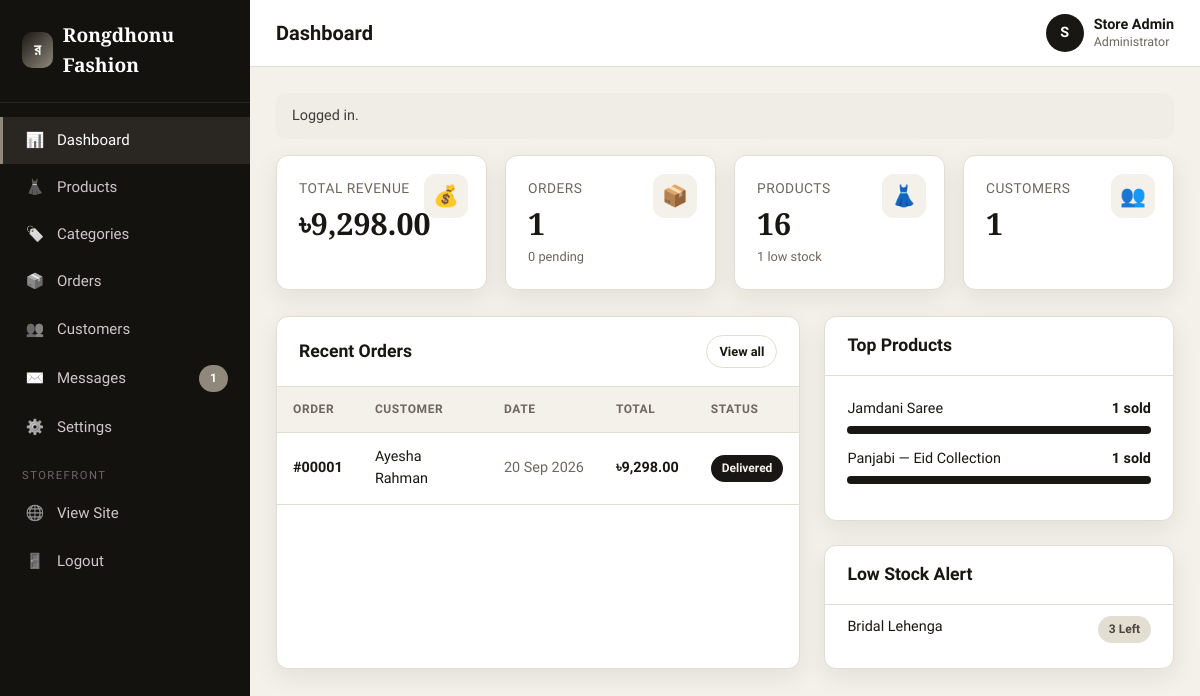
The page /admin/index.php (signed in) on the database its author committed.
### tables this page shows
CREATE TABLE orders (
  id INT AUTO_INCREMENT PRIMARY KEY,
  customer_id INT DEFAULT NULL,
  name VARCHAR(120) NOT NULL,
  email VARCHAR(160) NOT NULL,
  phone VARCHAR(30) NOT NULL,
  address VARCHAR(255) NOT NULL,
  city VARCHAR(80) NOT NULL,
  payment_method VARCHAR(40) NOT NULL DEFAULT 'cash_on_delivery',
  subtotal DECIMAL(10,2) NOT NULL DEFAULT 0,
  shipping DECIMAL(10,2) NOT NULL DEFAULT 0,
  total DECIMAL(10,2) NOT NULL DEFAULT 0,
  status ENUM('pending','processing','shipped','delivered','cancelled') NOT NULL DEFAULT 'pending',
  note TEXT,
  created_at TIMESTAMP DEFAULT CURRENT_TIMESTAMP,
  CONSTRAINT fk_orders_customer FOREIGN KEY (customer_id)
    REFERENCES customers (id) ON DELETE SET NULL
);

CREATE TABLE products (
  id INT AUTO_INCREMENT PRIMARY KEY,
  category_id INT DEFAULT NULL,
  name VARCHAR(180) NOT NULL,
  slug VARCHAR(200) NOT NULL UNIQUE,
  description TEXT,
  price DECIMAL(10,2) NOT NULL DEFAULT 0,
  sale_price DECIMAL(10,2) DEFAULT NULL,
  stock INT NOT NULL DEFAULT 0,
  image VARCHAR(255) DEFAULT NULL,
  featured TINYINT(1) NOT NULL DEFAULT 0,
  created_at TIMESTAMP DEFAULT CURRENT_TIMESTAMP,
  CONSTRAINT fk_products_category FOREIGN KEY (category_id)
    REFERENCES categories (id) ON DELETE SET NULL
);

### config/db.php (called while the page is built, shortened)
<?php
function db(): PDO
{
    static $pdo = null;
    if ($pdo instanceof PDO) {
        return $pdo;
    }
    $dsn = sprintf('mysql:host=%s;dbname=%s;charset=%s', DB_HOST, DB_NAME, DB_CHARSET);
    $options = [
        PDO::ATTR_ERRMODE            => PDO::ERRMODE_EXCEPTION,
        PDO::ATTR_DEFAULT_FETCH_MODE => PDO::FETCH_ASSOC,
        PDO::ATTR_EMULATE_PREPARES   => false,
    ];
    try {
        $pdo = new PDO($dsn, DB_USER, DB_PASS, $options);
    } catch (PDOException $e) {
        http_response_code(500);
        exit('Database connection failed: ' . htmlspecialchars($e->getMessage())
            . ' — Make sure MySQL is running and you imported database/schema.sql.');
    }
    return $pdo;
}

### admin/index.php (the view, shortened to what this page needs)
<?php
$activeKey = 'dashboard';
$adminTitle = 'Dashboard';
require_once __DIR__ . '/includes/header.php';
$pdo = db();
$totalRevenue = (float)$pdo->query("SELECT COALESCE(SUM(total),0) FROM orders WHERE status<>'cancelled'")->fetchColumn();
$orderCount   = (int)$pdo->query("SELECT COUNT(*) FROM orders")->fetchColumn();
$pendingCount = (int)$pdo->query("SELECT COUNT(*) FROM orders WHERE status='pending'")->fetchColumn();
$productCount = (int)$pdo->query("SELECT COUNT(*) FROM products")->fetchColumn();
$customerCount= (int)$pdo->query("SELECT COUNT(*) FROM customers")->fetchColumn();
$lowStock     = $pdo->query("SELECT COUNT(*) FROM products WHERE stock<=5")->fetchColumn();
$recentOrders = $pdo->query('SELECT * FROM orders ORDER BY created_at DESC LIMIT 6')->fetchAll();
$topProducts = $pdo->query(
  'SELECT product_name, SUM(quantity) AS sold, SUM(price*quantity) AS revenue
   FROM order_items GROUP BY product_id, product_name ORDER BY sold DESC LIMIT 5')->fetchAll();
$maxSold = $topProducts ? (int)$topProducts[0]['sold'] : 1;
$lowItems = $pdo->query('SELECT * FROM products WHERE stock<=5 ORDER BY stock ASC LIMIT 5')->fetchAll();
?>
<div class="stats">
  <div class="stat"><div class="ic">💰</div><div class="label">Total Revenue</div><div class="num"><?= price($totalRevenue) ?></div></div>
  <div class="stat"><div class="ic">📦</div><div class="label">Orders</div><div class="num"><?= $orderCount ?></div><div class="muted" style="font-size:.8rem"><?= $pendingCount ?> pending</div></div>
  <div class="stat"><div class="ic">👗</div><div class="label">Products</div><div class="num"><?= $productCount ?></div><div class="muted" style="font-size:.8rem"><?= (int)$lowStock ?> low stock</div></div>
  <div class="stat"><div class="ic">👥</div><div class="label">Customers</div><div class="num"><?= $customerCount ?></div></div>
</div>
<div class="dash-grid">
  <div class="panel">
    <div class="panel-head"><h2>Recent Orders</h2><a class="btn btn-ghost btn-sm" href="<?= BASE_URL ?>/admin/orders.php">View all</a></div>
    <div style="overflow-x:auto">
    <table class="data">
      <thead><tr><th>Order</th><th>Customer</th><th>Date</th><th>Total</th><th>Status</th></tr></thead>
      <tbody>
      <?php foreach ($recentOrders as $o): ?>
        <tr>
          <td data-label="Order"><a href="<?= BASE_URL ?>/admin/order-view.php?id=<?= (int)$o['id'] ?>" style="color:var(--crimson);font-weight:600">#<?= str_pad((string)$o['id'],5,'0',STR_PAD_LEFT) ?></a></td>
          <td data-label="Customer"><?= e($o['name']) ?></td>
          <td data-label="Date" class="nowrap muted"><?= e(date('d M Y', strtotime($o['created_at']))) ?></td>
          <td data-label="Total"><strong><?= price($o['total']) ?></strong></td>
          <td data-label="Status"><span class="pill pill-<?= e($o['status']) ?>"><?= e($o['status']) ?></span></td>
        </tr>
      <?php endforeach; ?>
      </tbody>
    </table>
    </div>
  </div>
  <div>
    <div class="panel">
      <div class="panel-head"><h2>Top Products</h2></div>
      <div class="panel-body">
        <?php if (empty($topProducts)): ?><p class="muted">No sales data yet.</p><?php else: foreach ($topProducts as $tp): ?>
          <div style="margin-bottom:14px">
            <div style="display:flex;justify-content:space-between;font-size:.9rem"><span><?= e($tp['product_name']) ?></span><strong><?= (int)$tp['sold'] ?> sold</strong></div>
            <div class="bar"><span style="width:<?= max(6,(int)$tp['sold']/$maxSold*100) ?>%"></span></div>
          </div>
        <?php endforeach; endif; ?>
      </div>
    </div>
    <div class="panel">
      <div class="panel-head"><h2>Low Stock Alert</h2></div>
      <ul class="mini-list" style="padding:0 22px 14px">
        <?php if (empty($lowItems)): ?><li class="muted">All products are well stocked.</li><?php else: foreach ($lowItems as $li): ?>
          <li><span><?= e($li['name']) ?></span><span class="pill <?= (int)$li['stock']===0?'pill-cancelled':'pill-pending' ?>"><?= (int)$li['stock'] ?> left</span></li>
        <?php endforeach; endif; ?>
      </ul>
    </div>
  </div>
</div>
<?php require_once __DIR__ . '/includes/footer.php'; ?>

### admin/includes/header.php (shortened to what this page needs)
<?php
require_once __DIR__ . '/../../config/db.php';
require_admin();
$admin = current_admin();
$activeKey = $activeKey ?? '';
$adminTitle = $adminTitle ?? 'Dashboard';
$navItems = [
    ['key'=>'dashboard','label'=>'Dashboard','icon'=>'📊','url'=>'index.php'],
    ['key'=>'products','label'=>'Products','icon'=>'👗','url'=>'products.php'],
    ['key'=>'categories','label'=>'Categories','icon'=>'🏷️','url'=>'categories.php'],
    ['key'=>'orders','label'=>'Orders','icon'=>'📦','url'=>'orders.php'],
    ['key'=>'customers','label'=>'Customers','icon'=>'👥','url'=>'customers.php'],
    ['key'=>'messages','label'=>'Messages','icon'=>'✉️','url'=>'messages.php'],
    ['key'=>'settings','label'=>'Settings','icon'=>'⚙️','url'=>'settings.php'],
];
$unread = (int)db()->query('SELECT COUNT(*) FROM contact_messages WHERE is_read=0')->fetchColumn();
?>
<!DOCTYPE html>
<html lang="en">
<head>
<link rel="stylesheet" href="<?= BASE_URL ?>/assets/css/admin.css">
</head>
<body>
<div class="admin-layout">
  <aside class="sidebar" id="sidebar">
    <div class="brand"><span class="logo">র</span> <?= e(SITE_NAME) ?></div>
    <nav class="side-nav">
      <?php foreach ($navItems as $n): ?>
        <a href="<?= BASE_URL ?>/admin/<?= $n['url'] ?>" class="<?= $activeKey===$n['key']?'active':'' ?>">
          <span class="ico"><?= $n['icon'] ?></span> <?= $n['label'] ?>
          <?php if ($n['key']==='messages' && $unread>0): ?><span class="pill pill-cancelled" style="margin-left:auto"><?= $unread ?></span><?php endif; ?>
        </a>
      <?php endforeach; ?>
      <div class="side-label">Storefront</div>
      <a href="<?= BASE_URL ?>/index.php" target="_blank"><span class="ico">🌐</span> View Site</a>
      <a href="<?= BASE_URL ?>/admin/logout.php"><span class="ico">🚪</span> Logout</a>
    </nav>
  </aside>
  <div class="main">
    <div class="topnav">
      <div style="display:flex;align-items:center;gap:14px">
        <h1><?= e($adminTitle) ?></h1>
      </div>
      <div class="user">
        <div class="avatar"><?= e(strtoupper(substr($admin['name'],0,1))) ?></div>
        <div style="line-height:1.2"><strong><?= e($admin['name']) ?></strong><br><span class="muted" style="font-size:.78rem">Administrator</span></div>
      </div>
    </div>
    <div class="content">
    <?php $flash = flash_render(); if ($flash) echo $flash; ?>

### rows shown on the page
orders: id "00001", name "Ayesha Rahman", created_at "20 Sep 2026", total "৳9,298.00", status "Delivered"
products: name "Bridal Lehenga", stock "3"

### other values the page prints
SITE_NAME "Rongdhonu Fashion"
$n['icon'] "📊"
$n['label'] "Dashboard"
$n['icon'] "👗"
$n['label'] "Products"
$n['icon'] "🏷️"
$n['label'] "Categories"
$n['icon'] "📦"
$n['label'] "Orders"
$n['icon'] "👥"
$n['label'] "Customers"
$n['icon'] "✉️"
$n['label'] "Messages"
$unread "1"
$n['icon'] "⚙️"
